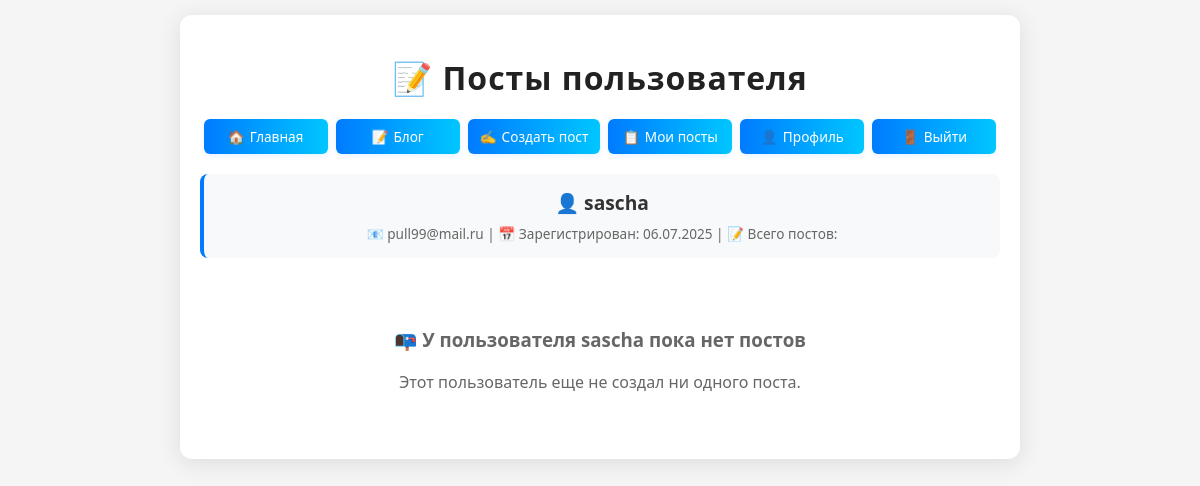
Screenshot of /blog/user/3 (signed in) with the database file from the repository.
### model/db_models.py (models this page shows, shortened)
class User(UserMixin, db.Model):
    id = db.Column(db.Integer, primary_key=True)
    username = db.Column(db.String(80), unique=True, nullable=False)
    email = db.Column(db.String(120), unique=True, nullable=False)
    password_hash = db.Column(db.String(128))
    created_at = db.Column(db.DateTime, default=datetime.utcnow)
    is_active = db.Column(db.Boolean, default=True)
    is_admin = db.Column(db.Boolean, default=False)  # Добавлено поле для админов
    last_login = db.Column(db.DateTime, nullable=True)
    failed_login_attempts = db.Column(db.Integer, default=0)
    locked_until = db.Column(db.DateTime, nullable=True)
    password_changed_at = db.Column(db.DateTime, default=datetime.utcnow)
    require_password_change = db.Column(db.Boolean, default=False)
    telegram_enabled = db.Column(db.Boolean, default=False)
    telegram_chat_id = db.Column(db.String(50), nullable=True)
    telegram_username = db.Column(db.String(100), nullable=True)

### blog/routes.py (the view)
@blog.route('/user/<int:user_id>')
def user_posts(user_id):
    user = db.session.get(User, user_id)
    if user is None:
        abort(404)
    page = request.args.get('page', 1, type=int)
    query = Post.query.filter_by(user_id=user_id)
    if not current_user.is_authenticated or (current_user.id != user_id and not getattr(current_user, 'is_admin', False)):
        query = query.filter_by(is_published=True)
    posts_pagination = query.order_by(Post.created_at.desc()).paginate(page=page, per_page=10, error_out=False)
    posts = []
    for post in posts_pagination.items:
        post_data = {
            'id': post.id,
            'title': post.title,
            'content': get_blurred_content('post', post.id, post.content),
            'created_at': post.created_at,
            'updated_at': post.updated_at,
            'user': post.user,
            'user_id': post.user_id,
            'has_password': has_content_password('post', post.id),
            'has_access': check_content_access('post', post.id)
        }
        posts.append(post_data)
    return render_template('blog/user_posts.html', posts=posts, pagination=posts_pagination, user=user)

### utils/content_password.py (called while the page is built, shortened)
def check_content_access(content_type, content_id, password=None):
    if not current_user.is_authenticated:
        return False
    content_password = ContentPassword.query.filter_by(
        content_type=content_type,
        content_id=content_id,
        is_active=True
    ).first()
    if not content_password:
        return True  # Пароль не установлен, доступ свободный
    if content_password.created_by == current_user.id:
        return True
    session_key = f"content_access_{content_type}_{content_id}"
    if session.get(session_key):
        return True
    access_record = ContentAccess.query.filter_by(
        user_id=current_user.id,
        content_type=content_type,
        content_id=content_id
    ).first()
    if access_record:
        if access_record.accessed_at > datetime.utcnow() - timedelta(hours=24):
            return True
    return False

def has_content_password(content_type, content_id):
    return ContentPassword.query.filter_by(
        content_type=content_type,
        content_id=content_id,
        is_active=True
    ).first() is not None

def blur_text(text, blur_ratio=0.7):
    if not text:
        return text
    blur_chars = ['█', '▓', '▒', '░', '▄', '▌', '▐', '▀']
    words = text.split()
    blurred_words = []
    for word in words:
        if len(word) <= 2:
            blurred_words.append(word)
        else:
            word_chars = list(word)
            num_to_blur = max(1, int(len(word_chars) * blur_ratio))
            import random
            positions = random.sample(range(len(word_chars)), min(num_to_blur, len(word_chars)))
            for pos in positions:
                word_chars[pos] = random.choice(blur_chars)
            blurred_words.append(''.join(word_chars))
    return ' '.join(blurred_words)

def get_blurred_content(content_type, content_id, original_content):
    if not has_content_password(content_type, content_id):
        return original_content
    if check_content_access(content_type, content_id):
        return original_content
    return blur_text(original_content, blur_ratio=0.6)

### templates/blog/user_posts.html (shortened to what this page needs)
<!DOCTYPE html>
<html lang="ru">
<head>
</head>
<body>
    <div class="container">
        <h1>📝 Посты пользователя</h1>
        <div class="nav-links">
            <a href="{{ url_for('index') }}"><span>🏠</span>Главная</a>
            <a href="{{ url_for('blog.index') }}"><span>📝</span>Блог</a>
            {% if current_user.is_authenticated %}
                <a href="{{ url_for('blog.create') }}"><span>✍️</span>Создать пост</a>
                <a href="{{ url_for('blog.my_posts') }}"><span>📋</span>Мои посты</a>
                <a href="{{ url_for('profile') }}"><span>👤</span>Профиль</a>
                <a href="{{ url_for('auth.logout') }}"><span>🚪</span>Выйти</a>
            {% else %}
                <a href="{{ url_for('auth.login') }}"><span>🔑</span>Войти</a>
                <a href="{{ url_for('auth.register') }}"><span>📝</span>Регистрация</a>
            {% endif %}
        </div>
        <div class="user-info">
            <h2>👤 {{ user.username }}</h2>
            <div class="user-stats">
                📧 {{ user.email }} |
                📅 Зарегистрирован: {{ user.created_at.strftime('%d.%m.%Y') }} |
                📝 Всего постов: {{ posts.total }}
            </div>
        </div>
        {% if posts.items %}
            {% for post in posts.items %}
                <div class="post-card">
                    <h2 class="post-title">
                        <a href="{{ url_for('blog.post', post_id=post.id) }}">{{ post.title }}</a>
                    </h2>
                    <div class="post-meta">
                        📅 {{ post.created_at.strftime('%d.%m.%Y %H:%M') }}
                        {% if post.updated_at != post.created_at %}
                            | ✏️ Обновлено: {{ post.updated_at.strftime('%d.%m.%Y %H:%M') }}
                        {% endif %}
                    </div>
                    <div class="post-content">
                        <div class="post-excerpt">
                            {{ post.content[:200] }}{% if post.content|length > 200 %}...{% endif %}
                        </div>
                    </div>
                    <a href="{{ url_for('blog.post', post_id=post.id) }}" class="read-more">
                        <span>→</span>Читать далее
                    </a>
                </div>
            {% endfor %}
            {% if posts.pages > 1 %}
                <div class="pagination">
                    {% if posts.has_prev %}
                        <a href="{{ url_for('blog.user_posts', user_id=user.id, page=posts.prev_num) }}">← Предыдущая</a>
                    {% endif %}
                    {% for page_num in posts.iter_pages() %}
                        {% if page_num %}
                            {% if page_num != posts.page %}
                                <a href="{{ url_for('blog.user_posts', user_id=user.id, page=page_num) }}">{{ page_num }}</a>
                            {% else %}
                                <span class="current">{{ page_num }}</span>
                            {% endif %}
                        {% else %}
                            <span>...</span>
                        {% endif %}
                    {% endfor %}
                    {% if posts.has_next %}
                        <a href="{{ url_for('blog.user_posts', user_id=user.id, page=posts.next_num) }}">Следующая →</a>
                    {% endif %}
                </div>
            {% endif %}
        {% else %}
            <div class="empty-state">
                <h3>📭 У пользователя {{ user.username }} пока нет постов</h3>
                <p>Этот пользователь еще не создал ни одного поста.</p>
            </div>
        {% endif %}
    </div>
</body>
</html>

### templates/blog/user_posts.html (style rules this page uses)
body { font-family: 'Segoe UI', Arial, sans-serif; background-color: #f5f5f5; margin: 0; padding: 15px; }
.container { max-width: 800px; margin: 0 auto; background: white; padding: 20px; border-radius: 12px; box-shadow: 0 4px 24px rgba(0,0,0,0.10); }
h1 { color: #222; text-align: center; margin-bottom: 20px; font-weight: 700; letter-spacing: 1px; }
.user-info { background-color: #f8f9fa; padding: 15px; border-radius: 8px; margin-bottom: 20px; text-align: center; border-left: 4px solid #007bff; }
.user-info h2 { margin: 0 0 8px 0; color: #333; font-size: 1.2em; }
.user-stats { color: #666; font-size: 0.85em; }
.nav-links { display: flex; flex-wrap: wrap; justify-content: center; gap: 8px; margin: 20px 0; }
.nav-links a { display: flex; align-items: center; gap: 5px; min-width: 100px; justify-content: center; padding: 8px 12px; font-size: 0.85em; font-weight: 500; background: linear-gradient(90deg, #007bff 0%, #00c6ff 100%); color: #fff; text-decoration: none; border: none; border-radius: 6px; box-shadow: 0 2px 6px rgba(0,123,255,0.10); transition: background 0.2s, box-shadow 0.2s, transform 0.1s; }
.nav-links a span { font-size: 1em; display: inline-block; }
.empty-state { text-align: center; color: #666; padding: 30px; }

### rows the page displays
User: username "sascha", email "pull99@mail.ru", created_at "06.07.2025"
